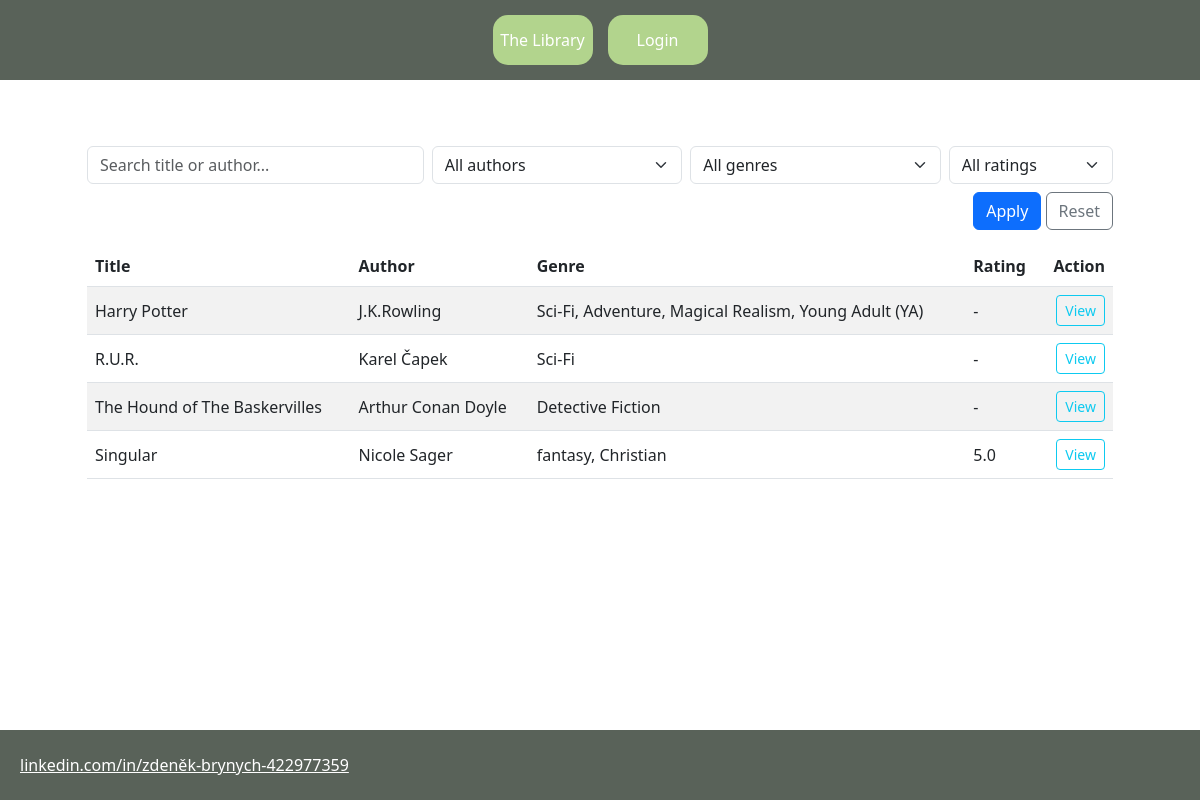
The page /projectcv/book_index/ on the database its author committed.
### projectcv/models.py (models this page shows, shortened)
class Book(models.Model):
    title= models.CharField(max_length=250)
    author= models.CharField(max_length=150)
    publisher = models.CharField(max_length=150, null=True, blank=True)
    genre = models.ManyToManyField(Genre, blank=True)
    tags = models.ManyToManyField(Tag)
    rating = models.IntegerField(null=True, blank=True, choices=[(i, i) for i in range(1, 6)]) # range marks 1-5
    image = models.ImageField(upload_to='book_covers/', null=True, blank=True)
    published_date = models.DateField(null=True, blank=True)
    ean = models.CharField(max_length=13, null=True, blank=True)
    isbn = models.CharField(max_length=17, null=True, blank=True)
    author_bio = models.TextField(null=True, blank=True)
    author_photo = models.ImageField(upload_to='author_photos/', null=True, blank=True)
    blurb = models.TextField(null=True, blank=True, help_text="Short description of the book")
    facebook_url = models.URLField(max_length=200, null=True, blank=True, help_text="Facebook page URL")
    instagram_url = models.URLField(max_length=200, null=True, blank=True, help_text="Instagram page URL")
    amazon_url = models.URLField(max_length=200, null=True, blank=True, help_text="Amazon page URL")
    class Meta:
        verbose_name = "Book"
        verbose_name_plural = "Books"
    def get_average_rating(self):
        votes = self.vote_set.all()
        if votes.exists():
            total = sum(vote.rating for vote in votes)
            return round(total / votes.count(), 1) # Round to 1 decimal place
        return None
    @property
    def display_rating(self):
        avg_rating = self.get_average_rating()
        if avg_rating is not None:
            return avg_rating
        return self.rating # Fallback to manual rating if no votes

class Genre(models.Model):
    genre_name = models.CharField(max_length=100)

class Vote(models.Model):
    user = models.ForeignKey(User, on_delete=models.CASCADE)
    book = models.ForeignKey(Book, on_delete=models.CASCADE)
    rating = models.IntegerField(choices=[(i, i) for i in range(1, 6)])  # 1-5 stars
    created_at = models.DateTimeField(auto_now_add=True)
    class Meta:
        unique_together = ('user', 'book') # Ensures one vote per user per book
        verbose_name = 'Vote'
        verbose_name_plural = 'Votes'

### projectcv/views.py (the view)
# urls.py: path("book_index/", views.BookIndex.as_view(), name="book_index"),
class BookIndex(generic.ListView):
    template_name = "projectcv/book_index.html"  # cesta k šabloně ze složky tamplates (je možné sdílet mezi aplikacemi)
    context_object_name = "books"  # pod tímto jménem budeme volat seznam objektů v šabloně
    paginate_by = 20 # this line enable to pagination with 20 items per page
    def get_queryset(self):
        qs = Book.objects.prefetch_related("genre").order_by("-id")
        q = self.request.GET.get("q")
        author = self.request.GET.get("author")
        genre = self.request.GET.get("genre")
        rating = self.request.GET.get("rating")
        if q:
            qs = qs.filter(Q(title__icontains=q) | Q(author__icontains=q))
        if author:
            qs = qs.filter(author=author)
        if genre:
            qs = qs.filter(genre__id=genre)
        if rating:
            qs = qs.filter(rating=rating)
        return qs
    def get_context_data(self, **kwargs):
        ctx = super().get_context_data(**kwargs)
        ctx["authors"] = Book.objects.order_by("author").values_list("author", flat=True).distinct()
        ctx["genres"] = Genre.objects.order_by("genre_name")
        ctx["ratings"] = RATING_VALUES
        ctx["current"] = {
            "q": self.request.GET.get("q", ""),
            "author": self.request.GET.get("author", ""),
            "genre": self.request.GET.get("genre", ""),
            "rating": self.request.GET.get("rating") or None,
        }
        return ctx

### projectcv/templates/projectcv/book_index.html (shortened to what this page needs)
{% extends "base.html" %}
{% block content %}
<div class="container my-3">
    <form method="get" class="row g-2 mb-3">
        <div class="col-sm-4">
            <input type="text" name="q" value="{{ current.q }}" class="form-control" placeholder="Search title or author...">
        </div>
        <div class="col-sm-3">
            <select name="author" class="form-select">
                <option value="">All authors</option>
            </select>
        </div>
        <div class="col-sm-3">
            <select name="genre" class="form-select">
                <option value="">All genres</option>
            </select>
        </div>
        <div class="col-sm-2">
            <select name="rating" class="form-select">
                <option value="">All ratings</option>
            </select>
        </div>
        <div class="col-12 text-end">
            <button class="btn btn-primary" type="submit">Apply</button>
            <a class="btn btn-outline-secondary" href="{% url 'book_index' %}">Reset</a>
        </div>
    </form>
    <div class="table-responsive">
        <table class="table table-striped align-middle">
            <thead>
                <tr>
                    <th>Title</th>
                    <th>Author</th>
                    <th>Genre</th>
                    <th>Rating</th>
                    <th class="text-end">Action</th>
                </tr>
            </thead>
            <tbody>
                {% for book in books %}
                    <tr>
                        <td>
                            {{ book.title }}
                        </td>
                        <td>{{ book.author }}</td>
                        <td>
                            {% if book.genre.all %}
                                {% for genre in book.genre.all %}
                                    {{ genre.genre_name }}{% if not forloop.last %}, {% endif%}
                                {% endfor %}
                            {% else %}
                                None
                            {% endif %}
                        </td>
                        <td>{% if book.display_rating %}{{ book.display_rating }}{% else %}-{% endif %}</td>
                        <td class="text-end">
                            <a class="btn btn-sm btn-outline-info" href="{% url 'book_detail' book.id %}">View</a>
                        </td>
                    </tr>
            {% empty %}
                <tr>
                    <td colspan="5" class="text-center">No books found.</td>
                </tr>
            {% endfor %}
            </tbody>
        </table>
    </div>
</div>
{% endblock %}

### projectcv/static/css/style.css (style rules this page uses)
.btn { padding: 8px 16px; border: none; border-radius: 6px; cursor: pointer; transition: background-color 0.3s ease; }
.btn-primary { background-color: #596259; color: white; }
html,body { width: 100%; height: 100%; margin: 0; display: flex; flex-direction: column; min-height: 100vh; }

### rows shown on the page
Book: title "Harry Potter", author "J.K.Rowling"
Genre: genre_name "Sci-Fi"
Genre: genre_name "Adventure"
Genre: genre_name "Magical Realism"
Genre: genre_name "Young Adult (YA)"
Book: title "R.U.R.", author "Karel Čapek"
Book: title "The Hound of The Baskervilles", author "Arthur Conan Doyle"
Genre: genre_name "Detective Fiction"
Book: title "Singular", author "Nicole Sager", display_rating "5.0"
Genre: genre_name "fantasy"
Genre: genre_name "Christian"
